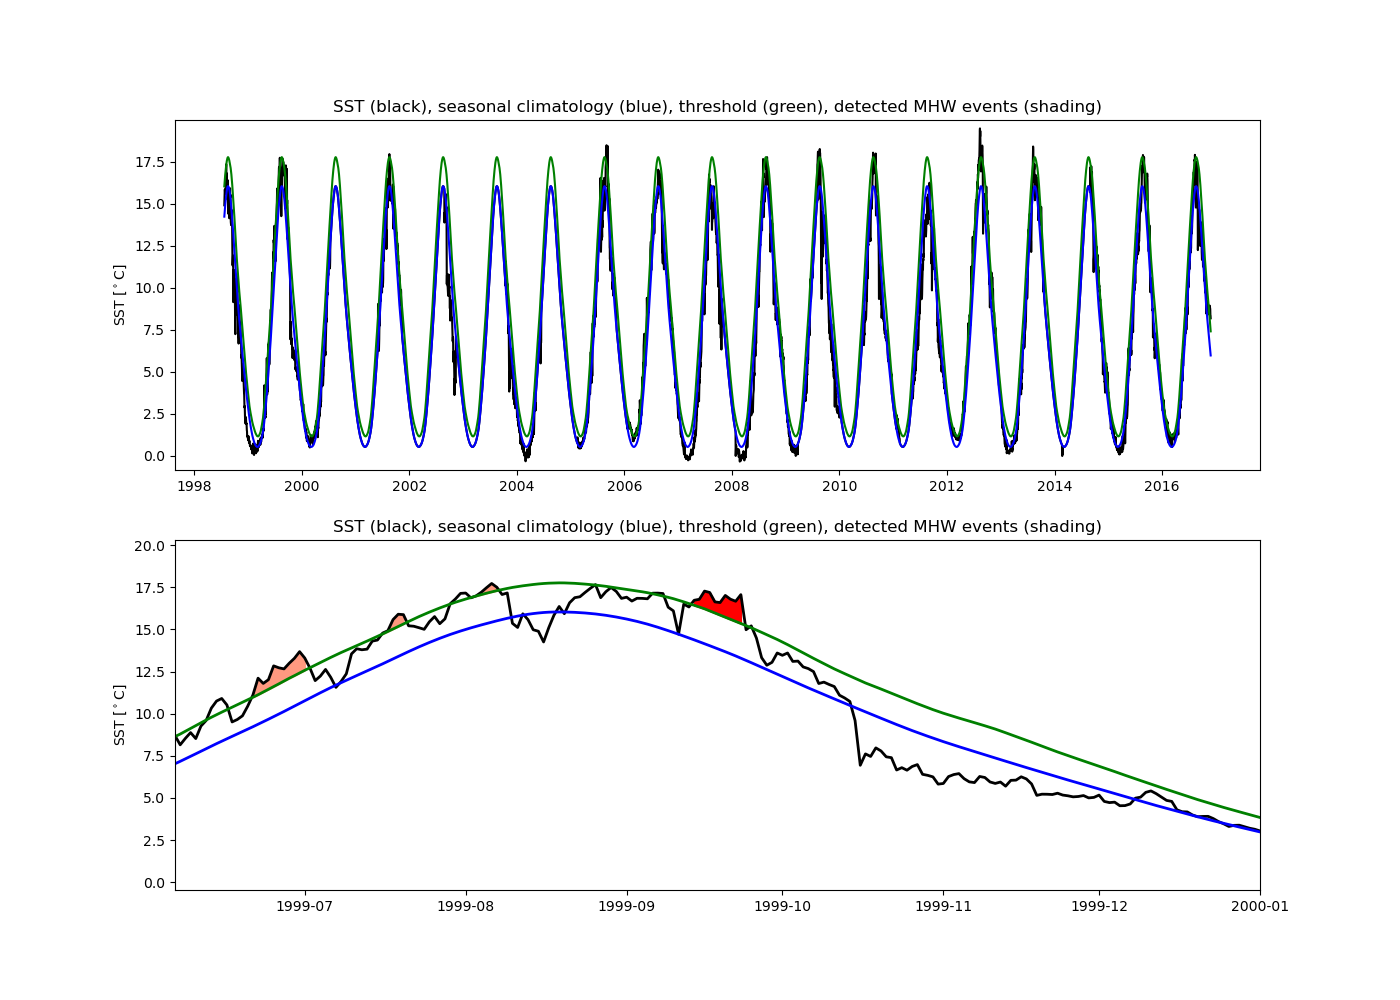

The Python source for this figure:
import matplotlib.pyplot as plt
import numpy as np
import pickle
from datetime import date

with open('mhws_data.pkl', 'rb') as f:
    [dates, t, sst, mhws, clim] = pickle.load(f)

ev = np.argmax(mhws['intensity_max']) # Find largest event

plt.figure(figsize=(14,10))
plt.subplot(2,1,1)
# Plot SST, seasonal cycle, and threshold
plt.plot(dates, sst, 'k-')
plt.plot(dates, clim['thresh'], 'g-')
plt.plot(dates, clim['seas'], 'b-')
plt.title('SST (black), seasonal climatology (blue), '
          'threshold (green), detected MHW events (shading)')
#plt.xlim(t[0], t[-1])
plt.ylim(sst.min()-0.5, sst.max()+0.5)
plt.ylabel(r'SST [$^\circ$C]')
    
plt.subplot(2,1,2)
# Find indices for all ten MHWs before and after event of interest and shade accordingly
for ev0 in np.arange(ev-10, ev+11, 1):
    t1 = np.where(t==mhws['time_start'][ev0])[0][0]
    t2 = np.where(t==mhws['time_end'][ev0])[0][0]
    plt.fill_between(dates[t1:t2+1], sst[t1:t2+1], clim['thresh'][t1:t2+1], \
                     color=(1,0.6,0.5))
# Find indices for MHW of interest and shade accordingly
t1 = np.where(t==mhws['time_start'][ev])[0][0]
t2 = np.where(t==mhws['time_end'][ev])[0][0]
plt.fill_between(dates[t1:t2+1], sst[t1:t2+1], clim['thresh'][t1:t2+1], \
                 color='r')
# Plot SST, seasonal cycle, threshold, shade MHWs with main event in red
plt.plot(dates, sst, 'k-', linewidth=2)
plt.plot(dates, clim['thresh'], 'g-', linewidth=2)
plt.plot(dates, clim['seas'], 'b-', linewidth=2)
plt.title('SST (black), seasonal climatology (blue), threshold (green), detected MHW events (shading)')
plt.xlim(date.fromordinal(mhws['time_start'][ev]-100), 
         date.fromordinal(mhws['time_end'][ev]+100))
plt.ylim(clim['seas'].min() - 1, clim['seas'].max() + mhws['intensity_max'][ev] + 0.5)
plt.ylabel(r'SST [$^\circ$C]')

plt.savefig('mhw_timeseries.png')
